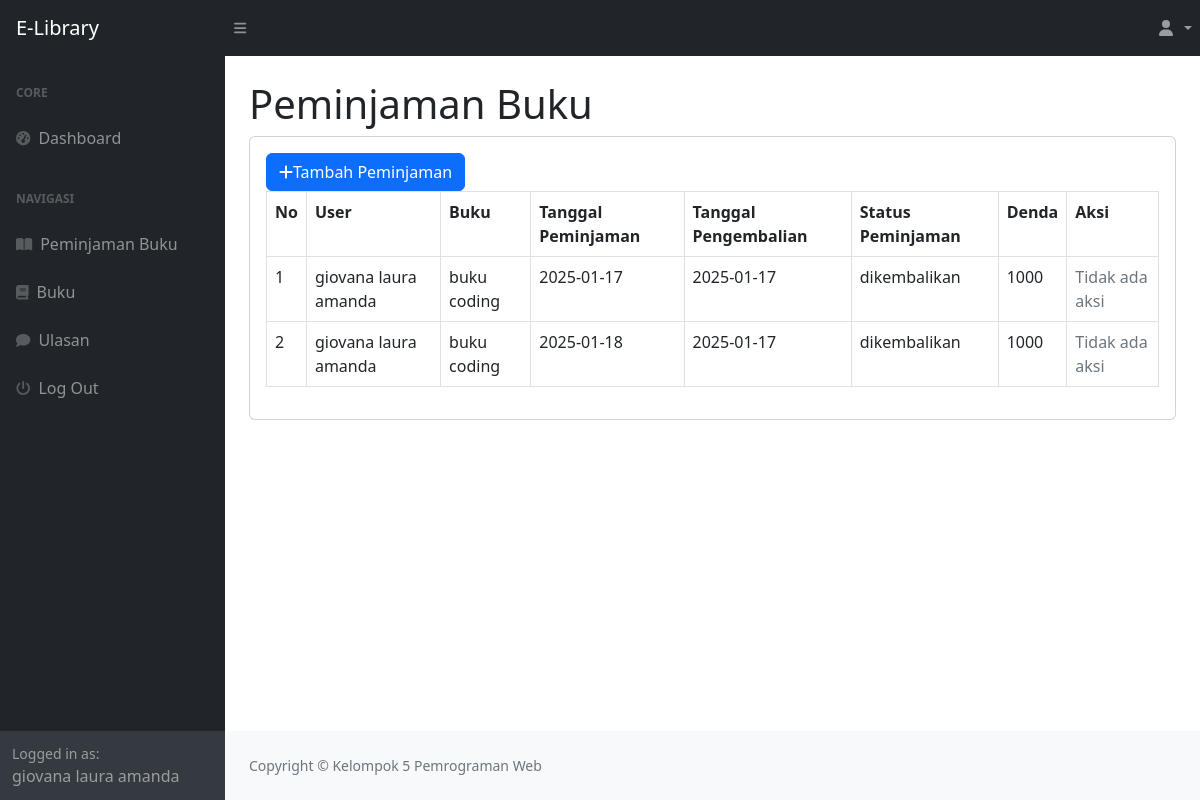
/main.php?page=Peminjaman (signed in), run on the app's committed database.
### tables this page shows
CREATE TABLE `peminjaman` (
  `id_peminjaman` int(11) NOT NULL,
  `id_user` int(11) DEFAULT NULL,
  `id_buku` int(11) DEFAULT NULL,
  `tanggal_peminjaman` varchar(255) DEFAULT NULL,
  `tanggal_pengembalian` varchar(255) DEFAULT NULL,
  `tanggal_batas` date DEFAULT NULL,
  `status_peminjaman` enum('dipinjam','dikembalikan') DEFAULT NULL,
  `denda` int(11) DEFAULT NULL
);

CREATE TABLE `user` (
  `id_user` int(11) NOT NULL,
  `nama` varchar(255) DEFAULT NULL,
  `username` varchar(255) DEFAULT NULL,
  `password` varchar(255) DEFAULT NULL,
  `email` varchar(255) DEFAULT NULL,
  `no_telepon` varchar(255) DEFAULT NULL,
  `level` enum('admin','petugas','peminjam') DEFAULT NULL
);

CREATE TABLE `buku` (
  `id_buku` int(11) NOT NULL,
  `id_kategori` int(11) DEFAULT NULL,
  `judul` varchar(255) DEFAULT NULL,
  `penulis` varchar(255) DEFAULT NULL,
  `penerbit` varchar(255) DEFAULT NULL,
  `tahun_terbit` varchar(255) DEFAULT NULL,
  `deskripsi` text DEFAULT NULL
);

### peminjaman.php (the view, shortened to what this page needs)
<?php
include "koneksi.php";
?>
<h1 class="mt-4">Peminjaman Buku</h1>
<div class="card">
    <div class="card-body">
        <div class="row">
            <div class="col-md-12">
                <a href="?page=peminjaman_tambah" class="btn btn-primary"><i class="fa fa-plus"></i>Tambah Peminjaman</a>
                <table class="table table-bordered" id="datatable" width="100%" cellspacing="0">
                    <tr>
                        <th>No</th>
                        <th>User</th>
                        <th>Buku</th>
                        <th>Tanggal Peminjaman</th>
                        <th>Tanggal Pengembalian</th>
                        <th>Status Peminjaman</th>
                        <th>Denda</th>
                        <th>Aksi</th>
                    </tr>
                    <?php
                    $i = 1;
                    $query = mysqli_query($Koneksi, "SELECT*FROM peminjaman LEFT JOIN user on user.id_user = peminjaman.id_user LEFT JOIN buku on buku.id_buku = peminjaman.id_buku WHERE peminjaman.id_user=" .$_SESSION['user']['id_user']);
                    while ($data = mysqli_fetch_array($query)) {
                        ?>
                        <tr>
                            <td><?php echo $i++; ?></td>
                            <td><?php echo $data['nama']; ?></td>
                            <td><?php echo $data['judul']; ?></td>
                            <td><?php echo $data['tanggal_peminjaman']; ?></td>
                            <td><?php echo $data['tanggal_pengembalian']; ?></td>
                            <td><?php echo $data['status_peminjaman']; ?></td>
                            <td><?php echo $data['denda']; ?></td>
                            <td>
                                <?php if ($data['status_peminjaman'] == 'dikembalikan') { ?>
                                    <span class="text-muted">Tidak ada aksi</span>
                                <?php } ?>
                            </td>
                        </tr>
                        <?php
                    }
                    ?>
                </table>
            </div>
        </div>
    </div>
</div>

### data on the page
peminjaman: id_user.nama "giovana laura amanda", id_buku.judul "buku coding", tanggal_peminjaman "2025-01-17", tanggal_pengembalian "2025-01-17", status_peminjaman "dikembalikan", denda "1000", shows "Tidak ada aksi"
peminjaman: id_user.nama "giovana laura amanda", id_buku.judul "buku coding", tanggal_peminjaman "2025-01-18", tanggal_pengembalian "2025-01-17", status_peminjaman "dikembalikan", denda "1000", shows "Tidak ada aksi"

### other printed values
$_SESSION['user']['nama'] "giovana laura amanda"
